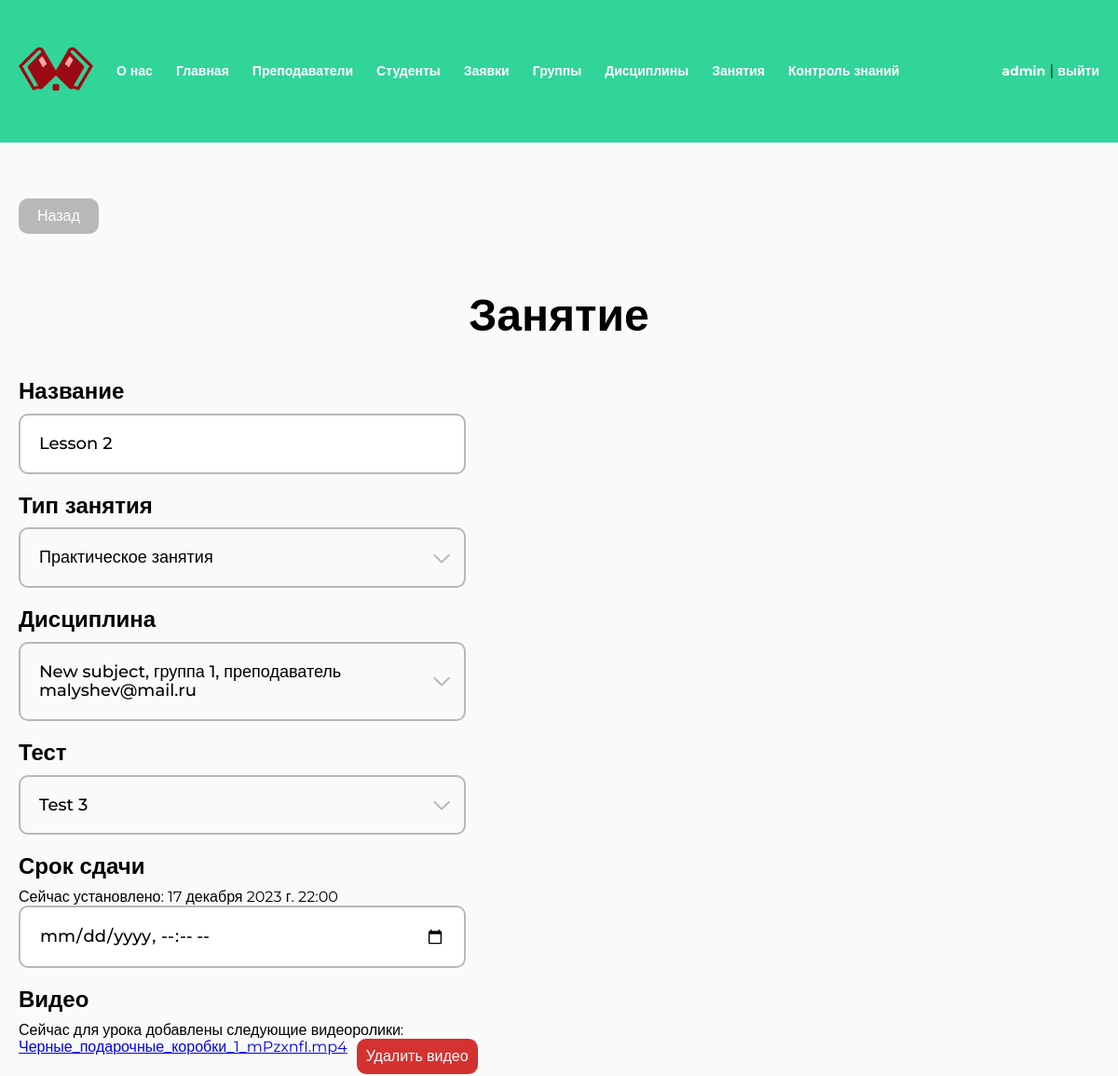
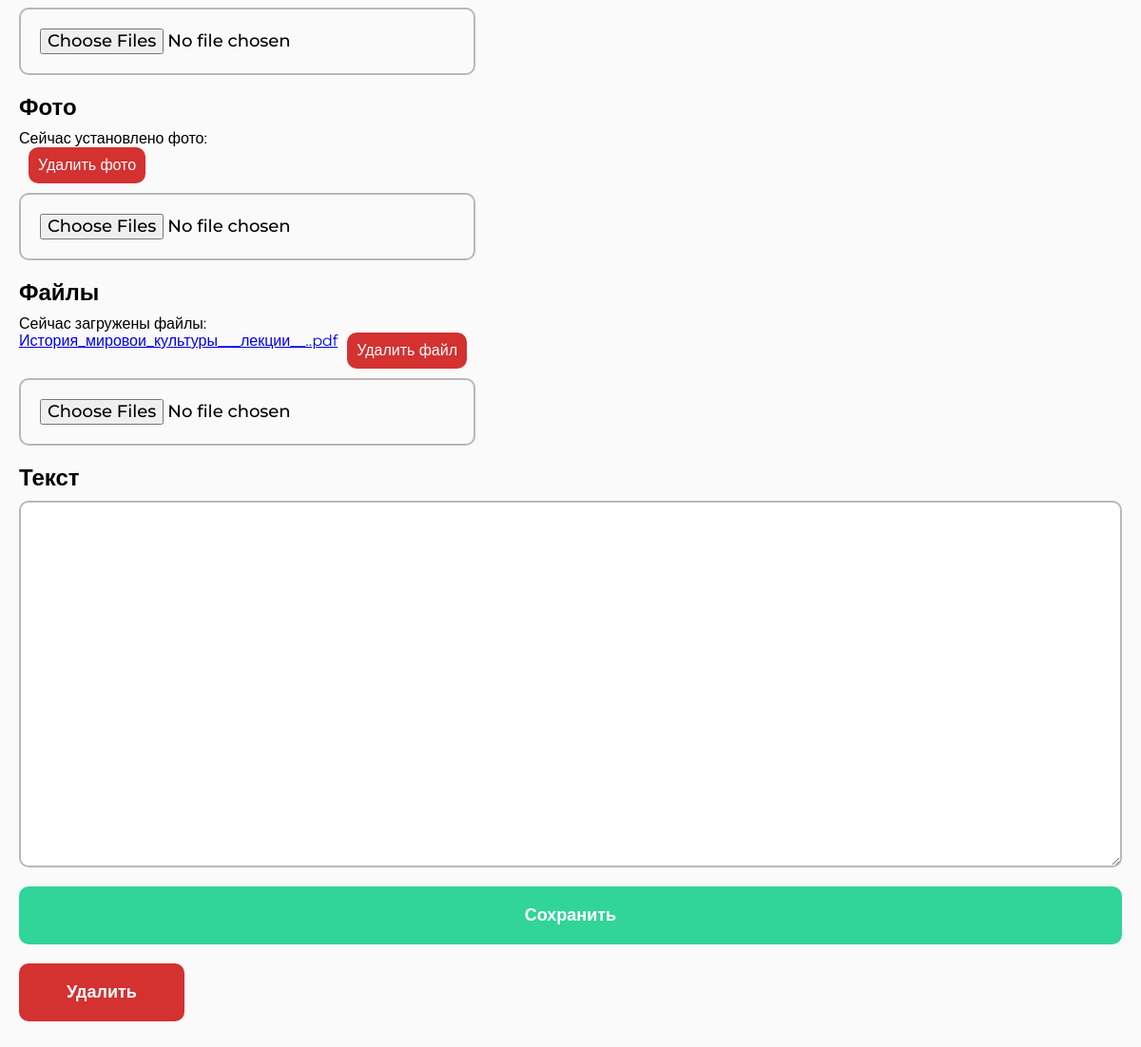
The page /lesson/11/ (signed in) on the database its author committed (2 pictures, top to bottom).
### study/models.py (models this page shows, shortened)
class Lesson(models.Model):
    class Type(models.TextChoices):
        LECTURE = "LC", "Лекция"
        PRACTICAL = "PR", "Практическое занятия"
        LABORATORY = "LR", "Лабораторное занятие"
        CONTROL = "CW", "Контрольная работа"
        INDIVIDUAL = "IW", "Индивидуальное практическое занятие"
    type = models.CharField("Тип", max_length=32, choices=Type.choices)
    subject = models.ForeignKey(TeacherGroupSubject, related_name="lessons", on_delete=models.CASCADE, null=True, blank=True)
    name = models.CharField(max_length=128)
    test = models.OneToOneField(Test, on_delete=models.SET_NULL, null=True, blank=True)
    text = models.TextField(null=True, blank=True)
    deadline = models.DateTimeField(null=True, blank=True)
    class Meta:
        verbose_name = "Занятие"
        verbose_name_plural = "Занятия"

class TeacherGroupSubject(models.Model):
    teacher = models.ForeignKey(User, related_name="subjects", on_delete=models.CASCADE)
    subject = models.ForeignKey(Subject, related_name="items", on_delete=models.CASCADE)
    group = models.ForeignKey(Group, related_name="subjects", on_delete=models.CASCADE)
    class Meta:
        verbose_name = "Дисциплина группы"
        verbose_name_plural = "Дисциплины групп"
    def __str__(self):
        return f"{self.subject.name}, группа {self.group.number}, преподаватель {self.teacher}"

class Subject(models.Model):
    name = models.CharField(max_length=128)
    class Meta:
        verbose_name = "Дисциплина"
        verbose_name_plural = "Дисциплины"

class Group(models.Model):
    number = models.CharField(max_length=32)
    students = models.ManyToManyField(User, blank=True)
    class Meta:
        verbose_name = "Группа"
        verbose_name_plural = "Группы"

class Test(models.Model):
    name = models.CharField(max_length=128)
    class Meta:
        verbose_name = "Тест"
        verbose_name_plural = "Тесты"
    def __str__(self):
        return self.name

class LessonVideo(models.Model):
    video = models.FileField(upload_to="lessons/videos/")
    lesson = models.ForeignKey(Lesson, related_name="videos", on_delete=models.CASCADE)
    class Meta:
        verbose_name = "Видео"
        verbose_name_plural = "Видео"

class LessonPhoto(models.Model):
    photo = models.ImageField(upload_to="lessons/photos/")
    lesson = models.ForeignKey(Lesson, related_name="photos", on_delete=models.CASCADE)
    class Meta:
        verbose_name = "Фото"
        verbose_name_plural = "Фото"

class LessonFile(models.Model):
    file = models.FileField(upload_to="lessons/files/")
    lesson = models.ForeignKey(Lesson, related_name="files", on_delete=models.CASCADE)
    class Meta:
        verbose_name = "Файл"
        verbose_name_plural = "Файлы"

### study/views.py (the view, shortened to what this page needs)
# urls.py: path("lesson/<int:pk>/", views.LessonEditView.as_view(), name="lesson"),
@method_decorator(admin_only, name="dispatch")
class LessonEditView(LoginRequiredMixin, View):
    def get(self, request, pk, *args, **kwargs):
        lesson = get_object_or_404(Lesson, pk=pk)
        form = LessonForm(instance=lesson)
        subjects = TeacherGroupSubject.objects.all()
        tests = Test.objects.filter(lesson__isnull=True)
        types = Lesson.type.field.choices
        photos = lesson.photos.all()
        videos = lesson.videos.all()
        files = lesson.files.all()
        return render(request, "study/lesson/edit.html", {
            "form": form,
            "lesson": lesson,
            "subjects": subjects,
            "tests": tests,
            "types": types,
            "photos": photos,
            "videos": videos,
            "files": files,
        })

### study/forms.py
class LessonForm(forms.ModelForm):
    photos = forms.ImageField(label="Фото", required=False)
    videos = forms.FileField(label="Видео", required=False)
    files = forms.FileField(label="Файлы", required=False)
    class Meta:
        model = Lesson
        fields = ("name", "type", "subject", "test", "text", "deadline")
        labels = {
            "name": "Название",
            "type": "Тип занятия",
            "subject": "Дисциплина",
            "test": "Тест",
            "text": "Текст",
            "deadline": "Срок сдачи"
        }
    def __init__(self, *args, **kwargs):
        super(LessonForm, self).__init__(*args, **kwargs)
        for visible in self.visible_fields():
            visible.field.widget.attrs['class'] = 'form__input'
        self.fields["text"].widget.attrs['class'] = 'form__input full-w'
        self.fields["photos"].widget.attrs['multiple'] = True
        self.fields["videos"].widget.attrs['multiple'] = True
        self.fields["files"].widget.attrs['multiple'] = True

### study/templates/study/lesson/edit.html (shortened to what this page needs)
{% extends "base.html" %}
{% load util %}
{% load static %}
{% block extra_css %}
<link rel="stylesheet" href="{% static 'css/select.css' %}">
<link rel="stylesheet" href="{% static 'css/table.css' %}">
{% endblock %}
{% block content %}
<a href="{% url 'lessons' %}" class="back">Назад</a>
<section class="section-teachers mt-40">
    <h1 class="h1 h1_center">Занятие</h1>
    <form action="." method="POST" class="form form_left form_full-w mt-40" enctype="multipart/form-data">
        <div class="form__item">
            <label for="{{ form.name.id_for_label }}" class="form__label">{{ form.name.label }}</label>
            {{ form.name }}
        </div>
        <div class="form__item">
            <label for="{{ form.type.id_for_label }}" class="form__label">{{ form.type.label }}</label>
            <div class="form__input select" role="close">
                <div class="select__selected">{{ lesson.get_type_display|default:"---" }}</div>
                <div class="select__icon">
                </div>
            </div>
        </div>
        <div class="form__item">
            <label for="{{ form.subject.id_for_label }}" class="form__label">{{ form.subject.label }}</label>
            <div class="form__input select" role="close">
                <div class="select__selected">{{ lesson.subject|default_if_none:"---" }}</div>
                <div class="select__icon">
                </div>
            </div>
        </div>
        <div class="form__item">
            <label for="{{ form.test.id_for_label }}" class="form__label">{{ form.test.label }}</label>
            <div class="form__input select" role="close">
                <div class="select__selected">{{ lesson.test|default_if_none:"---" }}</div>
                <div class="select__icon">
                </div>
            </div>
        </div>
        <div class="form__item">
            <label for="{{ form.deadline.id_for_label }}" class="form__label">{{ form.deadline.label }}</label>
            {% if form.deadline.value %}
            <p>Сейчас установлено: {{ form.deadline.value }}</p>
            {% endif %}
            {{ form.deadline }}
        </div>
        <div class="form__item">
            <label for="{{ form.videos.id_for_label }}" class="form__label">{{ form.videos.label }}</label>
            {% if videos %}
            <p>
                Сейчас для урока добавлены следующие видеоролики: <br>
                {% for video in videos %}
                <div style="display: flex; align-items: flex-start; gap: 10px; margin-bottom: 10px;">
                    <a href="{{ video.video.url }}">{{ video.video|cut:"lessons/videos/" }}</a>
                    <a href="{% url 'lesson-remove-video' video.pk %}" class="btn btn-table btn_red confirm">Удалить видео</a>
                </div>
                {% endfor %}
            </p>
            {% endif %}
            {{ form.videos }}
        </div>
        <div class="form__item">
            <label for="{{ form.photos.id_for_label }}" class="form__label">{{ form.photos.label }}</label>
            {% if photos %}
            <p>
                Сейчас установлено фото: <br>
                {% for photo in photos %}
                <div style="display: flex; align-items: flex-start; gap: 10px; margin-bottom: 10px;">
                    <a href="{% url 'lesson-remove-photo' photo.pk %}" class="btn btn-table btn_red confirm">Удалить фото</a>
                </div>
                {% endfor %}
            </p>
            {% endif %}
            {{ form.photos }}
        </div>
        <div class="form__item">
            <label for="{{ form.files.id_for_label }}" class="form__label">{{ form.files.label }}</label>
            {% if files %}
            <p>
                Сейчас загружены файлы: <br>
                {% for file in files %}
                <div style="display: flex; align-items: flex-start; gap: 10px; margin-bottom: 10px;">
                    <a href="{{ file.file.url }}">{{ file.file|cut:"lessons/files/" }}</a>
                    <a href="{% url 'lesson-remove-file' file.pk %}" class="btn btn-table btn_red confirm">Удалить файл</a>
                </div>
                {% endfor %}
            </p>
            {% endif %}
            {{ form.files }}
        </div>
        <div class="form__item">
            <label for="{{ form.text.id_for_label }}" class="form__label">{{ form.text.label }}</label>
            {{ form.text }}
        </div>
        <div class="form__item">
            <button type="submit" class="btn">Сохранить</button>
        </div>
        <div class="form__item">
            <a href="{% url 'lesson-delete' lesson.pk %}" class="btn btn_red confirm submit">Удалить</a>
        </div>
    </form>
</section>
{% endblock %}

### templates/base.html (shortened to what this page needs)
{% load static %}
<!DOCTYPE html>
<html lang="ru">
<head>
	<link rel="stylesheet" href="{% static 'css/reset.css' %}">
	<link rel="stylesheet" href="{% static 'css/main.css' %}">
	<link rel="stylesheet" href="{% static 'css/menu.css' %}">
    {% block extra_css %}{% endblock %}
</head>
<body>
	<header class="header">
		<div class="container">
			<ul class="header-menu">
				<li><a href="{% url 'index' %}" class="logo"><img src="{% static 'img/logo.png' %}" alt=""></a></li>
				<li><a href="{% url 'about' %}">О нас</a></li>
				{% if user.is_authenticated %}
				<li><a href="{% url 'index' %}">Главная</a></li>
				{% if user.profile.type == 1 %}
				<li><a href="{% url 'teachers' %}">Преподаватели</a></li>
				<li><a href="{% url 'students' %}">Студенты</a></li>
				<li><a href="{% url 'applications' %}">Заявки</a></li>
				<li><a href="{% url 'groups' %}">Группы</a></li>
				<li><a href="{% url 'subjects' %}">Дисциплины</a></li>
				<li><a href="{% url 'lessons' %}">Занятия</a></li>
				<li><a href="{% url 'tests' %}">Контроль знаний</a></li>
				{% elif user.profile.type == 2 %}
				<li><a href="{% url 'my-group' %}">Группы</a></li>
				<li><a href="{% url 'my-subjects' %}">Дисциплины</a></li>
				<li><a href="{% url 'my-lessons' %}">Занятия</a></li>
				<li><a href="{% url 'tests' %}">Контроль знаний</a></li>
				{% endif %}
				<li class="header-menu-profile">
					<a href="{% url 'profile' %}">{{ user.username }}</a> | <a href="{% url 'logout' %}">выйти</a>
				</li>
				{% endif%}
			</ul>
		</div>
	</header>
	<main class="main">
		<div class="container">
		    {% block content %}{% endblock %}
		</div>
	</main>
</body>
</html>

### static/css/main.css (style rules this page uses)
:root { --green: #31D499; --red: #D43131; --background: #FAFAFA; --gray: #B8B8B8; --tablePrimary: #EFEFEF; --tableSecondary: #FAFAFA; }
* { padding: 0; margin: 0; box-sizing: border-box; }
html { font-family: "Montserrat", sans-serif; }
body { display: flex; flex-direction: column; min-height: 100vh; height: 100%; }
.container { max-width: 1240px; padding: 0 20px; margin: 0 auto; position: relative; }
.mt-40 { margin-top: 40px; }
.h1 { color: #000; font-size: 48px; font-weight: 700; }
.h1_center { text-align: center; }
input, textarea { color: #000; font-size: 18px; font-weight: 500; padding: 20px; max-width: 480px; width: 100%; border-radius: 10px; border: 2px solid var(--gray); display: block; }
textarea.full-w { max-width: 100%; aspect-ratio: 3 / 1; }
input::placeholder { color: var(--gray); }
.btn { color: #FFF; font-size: 18px; font-weight: 700; border-radius: 10px; background: var(--green); padding: 20px 50px; text-align: center; cursor: pointer; text-decoration: none; display: block; width: fit-content; }
.btn.btn_red { background: var(--red); }
.btn.btn-table { padding: 10px; font-size: 16px; font-weight: 500; }
button[type='submit'], button.submit { width: 100%; padding: 20px; }
.header { padding: 50px 0; background: var(--green); }
.logo img { width: 100%; max-width: 80px; }
.main { flex: 1 1 100%; padding: 60px 0; background-color: var(--background); }
.form { max-width: 480px; width: 100%; margin-left: auto; margin-right: auto; }
.form_full-w { max-width: 100%; }
.form_left { margin-left: 0; margin-right: 0; }
.form__item:not(:last-of-type) { margin-bottom: 20px; }
.form__label { display: block; margin-bottom: 10px; color: #000; font-size: 24px; font-weight: 700; }
.form__label { display: block; }
.back { display: inline-block; margin-bottom: 20px; font-size: 16px; font-weight: 500; text-decoration: none; color: white; border-radius: 10px; background: var(--gray); padding: 10px 20px; }

### static/css/menu.css (style rules this page uses)
ul { list-style: none; }
.header-menu { display: flex; align-items: center; gap: 25px; width: 100%; }
.header-menu a { text-decoration: none; font-weight: 700; color: white; font-size: 14px; }
.header-menu-profile { margin-left: auto; }

### static/css/select.css (style rules this page uses)
.select { color: #000; font-size: 18px; font-weight: 500; padding: 20px; max-width: 480px; width: 100%; border-radius: 10px; border: 2px solid var(--gray); display: block; position: relative; cursor: pointer; }
.select__icon { position: absolute; right: 15px; top: 50%; translate: 0 -50%; transition: rotate 400ms; }

### rows shown on the page
Lesson: name "Lesson 2", type "Практическое занятия", subject "New subject, группа 1, преподаватель malyshev@mail.ru", test "Test 3"
LessonVideo: video "Черные_подарочные_коробки_1_mPzxnfI.mp4"
LessonFile: file "История_мировои_культуры___лекции__..pdf"

### other values the page prints
{{ user.username }} "admin"
